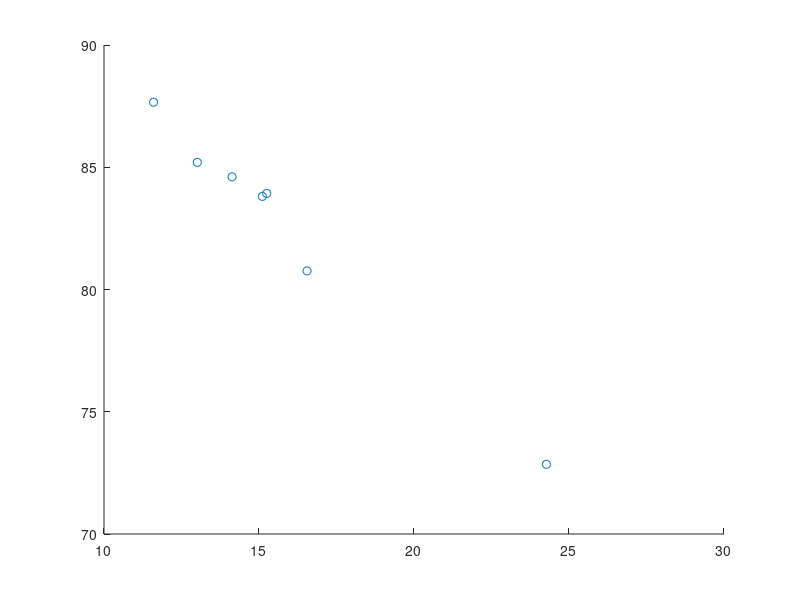

MATLAB code to generate this figure: (Note: this script raises an error after producing the figure.)
% 2017 Sprint EE 380
% Project 2
% Aaron Turner
% #011502541

% Final Code, In class example. Linear Correlation

%
% Water (g) | 83.93 | 80.76 | 87.66 | 85.20 | 72.85 | 84.61 | 83.81
% Carbs (g) | 15.25 | 16.55 | 11.60 | 13.01 | 24.27 | 14.13 | 15.11

function classexamplefinalcode
     % water matrix
    w = [83.93 80.76 87.66 85.20 72.85 84.61 83.81];
    
    % Carbs matrix
    c = [15.25 16.55 11.60 13.01 24.27 14.13 15.11]
    
    % Use corr2
    % Can't use coff2, as the professor didnt know. Squaring manually
    % csquare = c.*c
    % wsquare = w.*w
    % wc = w.*c
    % The numerator of r, 7 is the number of items
    % n = 7*sum(wc) - sum(w)*sum(c)
    % d = sqrt((7*sum(csquare) - sum(c)^2)(7*sum(wsquare) - sum(w)^2));
    
    % Actually, can use corr2.
    r = corr2(c, w);
    
    tv = r * sqrt((7 - 2) / (1 - r^2));
    
    % Plot our matricies
    scatter(c,w);
    
    % Plot our regression
    plotregression(c,w);
    
end

